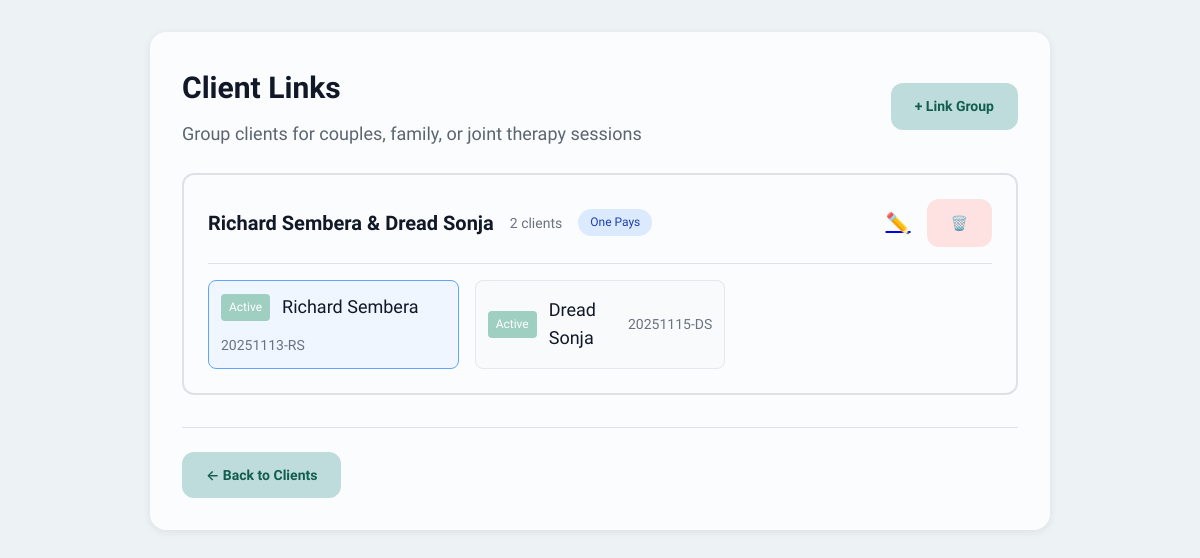
Screenshot of /links with the database file from the repository.
### tables this page shows
CREATE TABLE link_groups (
                id INTEGER PRIMARY KEY AUTOINCREMENT,
                billing_type TEXT NOT NULL,
                principal_payer_id INTEGER,
                created_at INTEGER NOT NULL,
                FOREIGN KEY (principal_payer_id) REFERENCES clients(id)
            );

CREATE TABLE clients (
                id INTEGER PRIMARY KEY AUTOINCREMENT,
                file_number TEXT UNIQUE NOT NULL,
                first_name TEXT NOT NULL,
                middle_name TEXT,
                last_name TEXT NOT NULL,
                type_id INTEGER NOT NULL,
                session_offset INTEGER DEFAULT 0,
                created_at INTEGER NOT NULL,
                modified_at INTEGER NOT NULL,
                is_deleted INTEGER DEFAULT 0,
                FOREIGN KEY (type_id) REFERENCES client_types(id)
            );

CREATE TABLE "client_types" (
                    id INTEGER PRIMARY KEY AUTOINCREMENT,
                    name TEXT UNIQUE NOT NULL,
                    color TEXT NOT NULL,
                    color_name TEXT,
                    bubble_color TEXT,
                    session_fee REAL,
                    session_base_price REAL,
                    session_tax_rate REAL DEFAULT 0.0,
                    session_duration INTEGER,
                    retention_period INTEGER,
                    is_system INTEGER DEFAULT 0,
                    service_description TEXT,
                    is_system_locked INTEGER DEFAULT 0,
                    created_at INTEGER NOT NULL,
                    modified_at INTEGER NOT NULL
                );

### web/app.py (the view)
@app.route('/links')
def manage_links():
    link_groups = db.get_all_link_groups()
    all_clients = db.get_all_clients()
    for client in all_clients:
        client['type'] = db.get_client_type(client['type_id'])
    for group in link_groups:
        for member in group.get('members', []):
            member['type'] = db.get_client_type(member['type_id'])
    return render_template('manage_links.html',
                         link_groups=link_groups,
                         all_clients=all_clients)

### core/database.py (called while the page is built)
    def connect(self):
        return sqlite3.connect(str(self.db_path))

    def get_client_type(self, type_id: int) -> Optional[Dict[str, Any]]:
        conn = self.connect()
        conn.row_factory = sqlite3.Row
        cursor = conn.cursor()
        cursor.execute("SELECT * FROM client_types WHERE id = ?", (type_id,))
        row = cursor.fetchone()
        conn.close()
        return dict(row) if row else None

    def get_all_clients(self, type_id: Optional[int] = None) -> List[Dict[str, Any]]:
        conn = self.connect()
        conn.row_factory = sqlite3.Row
        cursor = conn.cursor()
        if type_id:
            cursor.execute(
                "SELECT * FROM clients WHERE type_id = ? AND is_deleted = 0 ORDER BY file_number",
                (type_id,)
            )
        else:
            cursor.execute("SELECT * FROM clients WHERE is_deleted = 0 ORDER BY file_number")
        rows = cursor.fetchall()
        conn.close()
        return [dict(row) for row in rows]

### web/templates/manage_links.html (shortened to what this page needs)
{% extends "base.html" %}
{% block extra_css %}
<link rel="stylesheet" href="{{ url_for('static', filename='css/manage_links.css') }}">
{% endblock %}
{% block content %}
<div class="card">
    <div class="header-row">
        <div>
            <h2>Client Links</h2>
            <p style="color: #5B6571; margin-top: 0.5rem;">Group clients for couples, family, or joint therapy sessions</p>
        </div>
        <div style="display: flex; gap: 0.75rem;">
            <a href="{{ url_for('add_link_group') }}" class="btn-add">+ Link Group</a>
        </div>
    </div>
    {% if link_groups %}
    <div class="link-groups">
        {% for group in link_groups %}
        <div class="link-group-card">
            <div class="group-header">
                <div class="group-info">
                    <h3>
                        {% if group.members|length == 2 %}
                            {{ group.members[0].first_name }} {{ group.members[0].last_name }} & {{ group.members[1].first_name }} {{ group.members[1].last_name }}
                        {% else %}
                            {{ group.members[0].last_name }} Family ({{ group.members|length }} clients)
                        {% endif %}
                    </h3>
                    <span class="member-count">{{ group.members|length }} clients</span>
                    <span class="billing-badge billing-{{ group.billing_type }}">
                        {% if group.billing_type == 'principal' %}
                            One Pays
                        {% elif group.billing_type == 'split' %}
                            Split Bill
                        {% else %}
                            Individual Bills
                        {% endif %}
                    </span>
                </div>
                <div class="group-actions">
                    <a href="{{ url_for('edit_link_group', group_id=group.id) }}" class="btn-icon" title="Edit group">✏️</a>
                    <button onclick="deleteGroup({{ group.id }}, '{% if group.members|length == 2 %}{{ group.members[0].first_name }} & {{ group.members[1].first_name }}{% else %}Link Group ({{ group.members|length }} clients){% endif %}')" class="btn-icon btn-danger" title="Delete group">🗑️</button>
                </div>
            </div>
            <div class="group-members">
                {% for member in group.members %}
                <a href="{{ url_for('client_file', client_id=member.id) }}" class="member-card{% if group.billing_type == 'principal' and loop.first %} principal-payer{% endif %}">
                    <span class="member-badge" style="background-color: {{ member.type.color }}">
                        {{ member.type.name }}
                    </span>
                    <span class="member-name">{{ member.first_name }} {{ member.last_name }}</span>
                    <br>
                    <span class="member-file">{{ member.file_number }}</span>
                </a>
                {% endfor %}
            </div>
        </div>
        {% endfor %}
    </div>
    {% else %}
    <div class="empty-state">
        <div class="empty-icon">🔗</div>
        <h3 style="margin: 0 0 0.5rem 0; color: #111827;">No Link Groups Yet</h3>
        <p style="margin: 0 0 0.5rem 0; color: #6B7280;">Link clients together for couples, family, or joint therapy sessions.</p>
    </div>
    {% endif %}
    <div style="margin-top: 2rem; padding-top: 1.5rem; border-top: 1px solid #DEE2E6;">
        <a href="{{ url_for('index') }}" class="btn-add">← Back to Clients</a>
    </div>
</div>
{% endblock %}

### web/templates/base.html (shortened to what this page needs)
<!DOCTYPE html>
<html lang="en">
<head>
    {% block extra_css %}{% endblock %}
</head>
<body>
    <main>
        {% block content %}{% endblock %}
    </main>
</body>
</html>

### web/static/css/manage_links.css (style rules this page uses)
.card { max-width: min(900px, 95vw); margin: 0 auto; }
.header-row { display: flex; justify-content: space-between; align-items: center; margin-bottom: 1.5rem; }
.header-row h2 { color: #111827; margin: 0; }
.btn-add { padding: 0.75rem 1.5rem; background: #BFDCDC; color: #115D4F; text-decoration: none; border-radius: 0.75rem; font-size: 0.875rem; font-weight: 600; transition: all 0.2s; display: inline-block; border: none; cursor: pointer; }
.link-groups { display: flex; flex-direction: column; gap: 1.5rem; margin-top: 1rem; }
.link-group-card { background: #FBFCFD; border: 2px solid #DEE2E6; border-radius: 0.75rem; padding: 1.5rem; transition: border-color 0.2s; }
.group-header { display: flex; justify-content: space-between; align-items: center; margin-bottom: 1rem; padding-bottom: 1rem; border-bottom: 1px solid #DEE2E6; }
.group-info { display: flex; align-items: center; gap: 1rem; }
.group-info h3 { margin: 0; color: #111827; font-size: 1.25rem; }
.member-count { color: #6B7280; font-size: 0.875rem; }
.billing-badge { padding: 0.25rem 0.75rem; border-radius: 1rem; font-size: 0.75rem; font-weight: 500; }
.billing-principal { background: #DBEAFE; color: #1E40AF; }
.group-actions { display: flex; gap: 0.5rem; }
.btn-icon { padding: 0.5rem; border: none; background: transparent; font-size: 1.25rem; cursor: pointer; border-radius: 0.375rem; transition: background 0.2s; }
.group-members { display: grid; grid-template-columns: repeat(auto-fill, minmax(250px, 1fr)); gap: 1rem; }
.member-card { display: flex; align-items: center; gap: 0.75rem; padding: 0.75rem; background: #F9FAFB; border: 1px solid #E5E7EB; border-radius: 0.5rem; text-decoration: none; color: inherit; transition: all 0.2s; flex-wrap: wrap; }
.member-card.principal-payer { background: #EFF6FF; border-color: #60A5FA; }
.member-badge { padding: 0.25rem 0.5rem; border-radius: 0.25rem; font-size: 0.75rem; font-weight: 500; color: white; white-space: nowrap; }
.member-name { flex: 1; font-weight: 500; color: #111827; }
.member-file { color: #6B7280; font-size: 0.875rem; }
.btn-danger { padding: 0.75rem 1.5rem; background: #FEE2E2; color: #DC2626; text-decoration: none; border-radius: 0.75rem; font-size: 0.875rem; font-weight: 600; border: none; cursor: pointer; transition: all 0.2s; }

### web/templates/base.html (style rules this page uses)
* { margin: 0; padding: 0; box-sizing: border-box; }
body { font-family: 'Lexend', -apple-system, BlinkMacSystemFont, "Segoe UI", Roboto, sans-serif; line-height: 1.6; color: #111827; background: #EDF2F5; font-size: 1.125rem; }
main { max-width: 1400px; margin: 0 auto; padding: 2rem 2rem 2rem 2rem; }
.card { background: #FBFCFD; border-radius: 1rem; padding: 2rem; box-shadow: 0 2px 8px rgba(0,0,0,0.08); margin-bottom: 2rem; }
.card h2 { font-size: 1.875rem; margin-bottom: 1rem; color: #1F2937; font-weight: 700; }
.card h3 { font-size: 1.5rem; margin-bottom: 1rem; color: #1F2937; font-weight: 700; }

### rows the page displays
link_groups: first_name "Richard", last_name "Sembera", first_name "Dread", last_name "Sonja", members|length "2", billing_type "One Pays"
clients: type.name "Active", first_name "Richard", last_name "Sembera", file_number "20251113-RS"
clients: type.name "Active", first_name "Dread", last_name "Sonja", file_number "20251115-DS"
